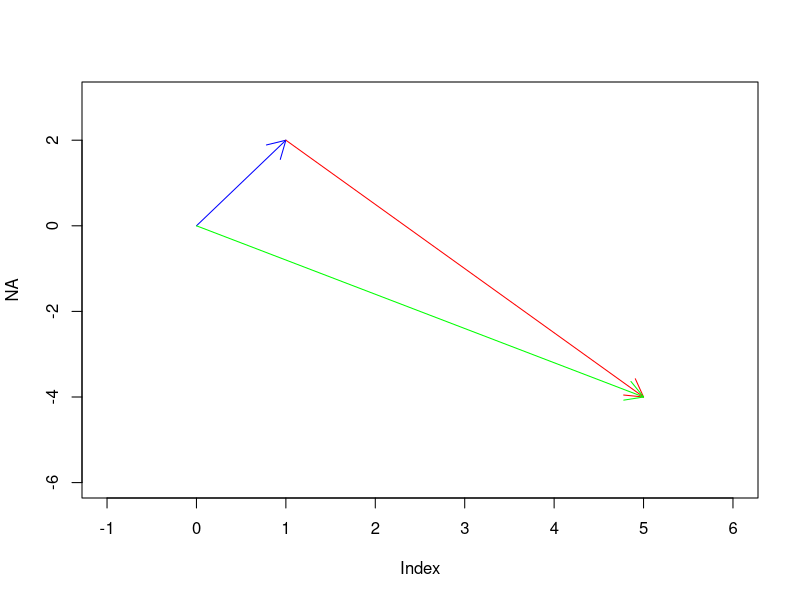
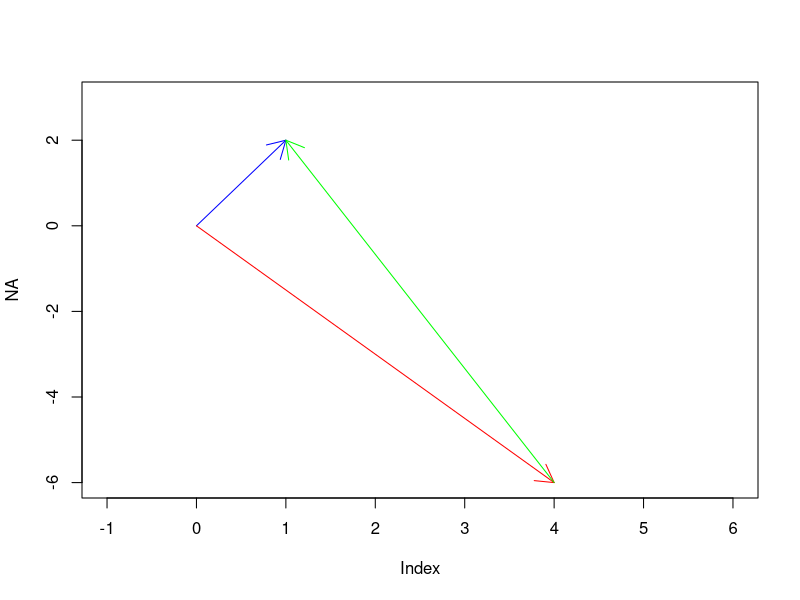
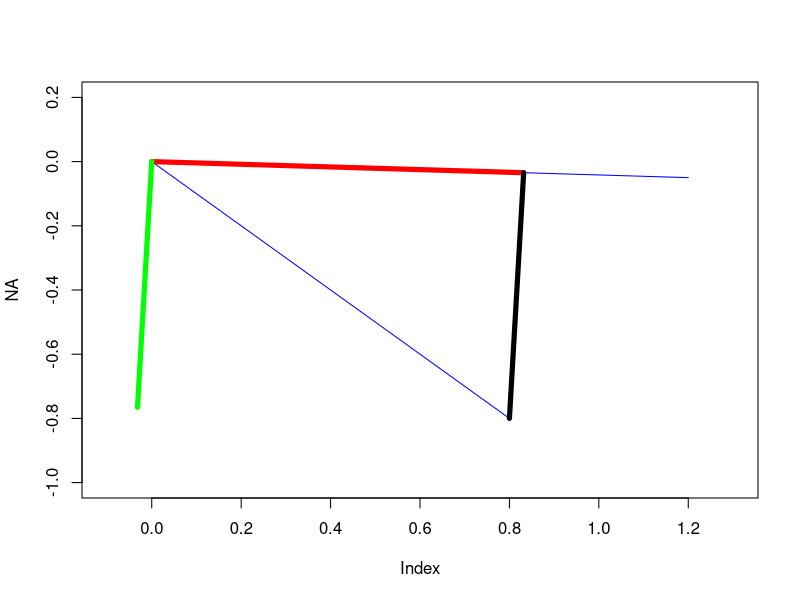
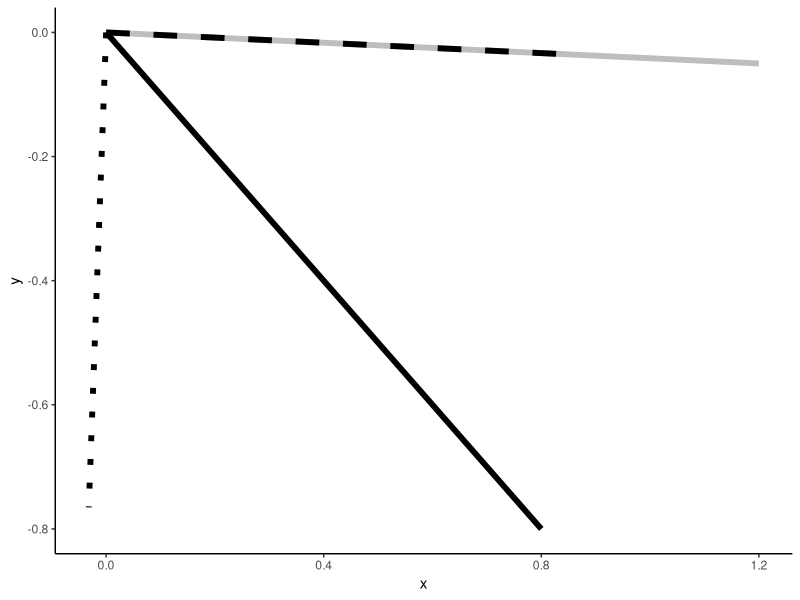

Write the R code that produced these figures, in order.
## ---- chunk 1
V <- c(1,2)
W <- c(4,-6)
VW <- V + W
plot(NA, xlim = c(-1,6), ylim = c(-6,3))
arrows(0,0,V[1],V[2], length = 0.2, col = "blue")
arrows(V[1],V[2],VW[1], VW[2], length = 0.2, col = "red")
arrows(0,0,VW[1],VW[2], length = 0.2, col = "green")
## ---- chunk 2
V <- c(1,2)
W <- c(4,-6)
VW <- V - W
plot(NA, xlim = c(-1,6), ylim = c(-6,3))
arrows(0,0,V[1],V[2], length = 0.2, col = "blue")
arrows(0,0,W[1], W[2], length = 0.2, col = "red")
arrows(W[1],W[2],V[1],V[2], length = 0.2, col = "green")
## ---- chunk 3
V <- c(1,2,3,7,8,9)
vnorm <- V^2 |> sum() |> sqrt()
vnorm
## ---- chunk 4
V <- c(-7,6)
vnorm <- V^2 |> sum() |> sqrt()
vunit <- V / vnorm
vunit
## ---- chunk 5
normv <- function(v) {
    return( v^2 |> sum() |> sqrt() )
}

unitv <- function(v) {
    return( v / normv(v) )
}

unitMag <- function(v,m) {
    return( m * unitv(v) )
}

V <- c(1,2)
unitMag(V,4)
## ---- chunk 6
v <- c(1,2,3,7,8,9)

normv(v) ^ 2

v %*% v
## ---- chunk 7
a <- c(1,-2,3,-4)
b <- c(-5,6,-7,8)
a %*% b
b %*% a
## ---- chunk 8
r <- c(1.2,-0.05)
t <- c(0.8, -0.8)

paradecomp <- function(r,t) {
    return( r %*% ((t(t) %*% r) / (t(r) %*% r)) )
}

perpendecomp <- function(r,t) {
    return( t - paradecomp(r,t) )
}

tpara <- paradecomp(r,t)
tper <- perpendecomp(r,t)

# plots

plot(NA, xlim = c(-0.1,1.3), ylim = c(-1,0.2))
segments(x0 = 0, y0 = 0, x1 = r[1], y1 = r[2], col = "blue")
segments(x0 = 0, y0 = 0, x1 = t[1], y1 = t[2], col = "blue")
segments(x0 = 0, y0 = 0, x1 = tpara[1], y1 = tpara[2], col = "red", lwd = 5)
segments(x0 = 0, y0 = 0, x1 = tper[1], y1 = tper[2], col = "green", lwd = 5)
segments(x0 = t[1], y0 = t[2], x1 = tpara[1], y1 = tpara[2], col = "black", lwd = 5)
## ---- chunk 9
library(ggplot2)
## ---- chunk 10
ggplot() +
    geom_segment(aes(x = 0, y = 0, xend = r[1], yend = r[2]), 
                 color = "grey", size = 2) +
    geom_segment(aes(x = 0, y = 0, xend = t[1], yend = t[2]), size = 2) +
    geom_segment(aes(x = 0, y = 0, xend = tpara[1], yend = tpara[2]), 
                 linetype="dashed", size = 2) +
    geom_segment(aes(x = 0, y = 0, xend = tper[1], yend = tper[2]), 
                 linetype="dotted", size = 2) +
    # geom_segment(aes(x = t[1], y = t[2], xend = tpara[1], yend = tpara[2]), a = 0.5) +
    theme_classic()
